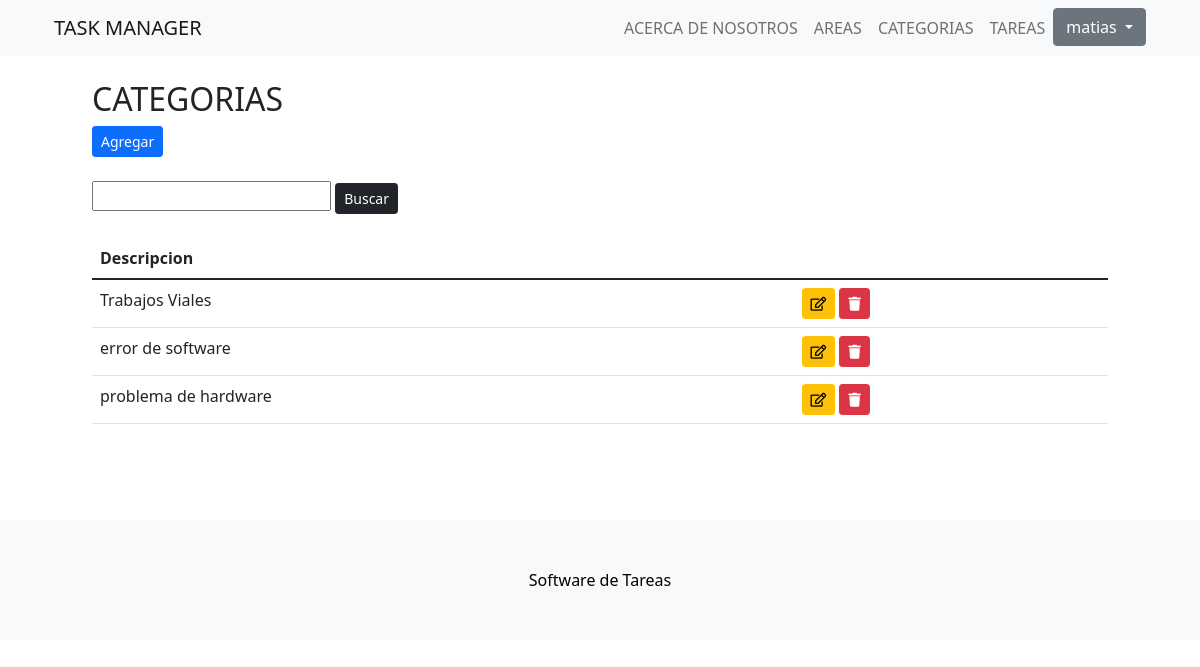
The app's page /categorias/ (signed in) with its own data.
### app_tareas/models.py (models this page shows, shortened)
class Categoria(models.Model):
    descripcion = models.CharField(max_length=100)

### app_tareas/views.py (the view)
# urls.py: path('categorias/', ListaCategorias.as_view(), name ='categorias'),
class ListaCategorias(LoginRequiredMixin,ListView):
    model = Categoria
    context_object_name = 'categorias'
    template_name = 'app_tareas/categorias/lista_categorias.html'
    def get_context_data(self, **kwargs):
        context = super().get_context_data(**kwargs)
        valor_buscado = self.request.GET.get('buscar') or ''
        if valor_buscado:
            context['categorias'] = context['categorias'].filter(descripcion__icontains=valor_buscado)
        context['valor_buscado'] =  valor_buscado
        return context

### app_tareas/templates/app_tareas/categorias/lista_categorias.html
{% extends 'app_tareas/plantilla_base.html' %}
{% block contenido %}
<div class = 'container'>
    <h2>CATEGORIAS</h2>
    <a href="{% url 'crear_categoria' %}" class="btn btn-primary btn-sm">Agregar</a>
</div>
<br>
<div class="container">
    <form action="" method="GET">
        <input type="text" name="buscar" value = "{{valor_buscado}}">
        <input type="submit" value="Buscar" class="btn btn-dark btn-sm">
    </form>
</div>
<br>
<div class ='container'>
    <div class = 'row'>
        <div class = 'col'>
            <table class = 'table  table-hover table-responsive-sm'>
                <thead>
                    <tr>
                        <th>Descripcion</th>
                        <th></th>
                    </tr>
                </thead>
                <tbody>
                    {% for i in categorias %}
                    <tr>
                        <td>{{i.descripcion}}</td>
                        <td><a  id = editar href="{% url 'editar_categoria' i.id %}" class="btn btn-warning btn-sm"><i class="far fa-edit"></i></a>
                        <a  id = eliminar href="{% url 'eliminar_categoria' i.id %}" class="btn btn-danger btn-sm"><i class="fas fa-trash"></i></a></td>
                    </tr>
                    {% endfor %}
                </tbody>
            </table>
        </div>
    </div>
</div>
{% endblock contenido %}

### app_tareas/templates/app_tareas/plantilla_base.html (shortened to what this page needs)
<!DOCTYPE html>
<html lang="en">
    <head>
        <link rel="stylesheet" href="https://cdnjs.cloudflare.com/ajax/libs/font-awesome/5.15.4/css/all.min.css">
        {% load static %}
        <link href="{% static 'app_tareas/css/styles.css' %}" rel="stylesheet" />
    </head>
    <body id="page-top">
        <nav class="navbar navbar-expand-lg navbar-light bg-light fixed-top" id="mainNav">
            <div class="container px-4">
                <a class="navbar-brand" href="{% url 'home' %}">TASK MANAGER</a>
                <div class="collapse navbar-collapse" id="navbarResponsive">
                    <ul class="navbar-nav ms-auto">
                        <li class="nav-item"><a class="nav-link" href="{% url 'about' %}">ACERCA DE NOSOTROS</a></li>
                        <li class="nav-item"><a class="nav-link" href="{% url 'areas' %}">AREAS</a></li>
                        <li class="nav-item"><a class="nav-link" href="{% url 'categorias' %}">CATEGORIAS</a></li>
                        <li class="nav-item"><a class="nav-link" href="{% url 'tareas' %}">TAREAS</a></li>
                        {% if user.is_authenticated %}
                            <div class="dropdown">
                                {% if user.avatar%}
                                <button class="btn btn-secondary dropdown-toggle" type="button" id="dropdownMenuButton1" data-bs-toggle="dropdown" aria-expanded="false"> <img src="{{ user.avatar.imagen.url }}" style="width: 40px; height; 40px; border-radius: 100%;" /> {{ user.username }}
                                </button>
                                {%else%}
                                <button class="btn btn-secondary dropdown-toggle" type="button" id="dropdownMenuButton1" data-bs-toggle="dropdown" aria-expanded="false"> {{ user.username }}
                                </button>
                                {% endif %}
                            </div>
                        {% else %}
                            <li class="nav-item"><a class="btn btn-success btn-sm" style="margin: 5px;" href="{% url 'login' %}">INICIAR SESION</a></li>
                            <li class="nav-item"><a class="btn btn-primary btn-sm"  style="margin: 5px;" href="{% url 'registro' %}">REGISTRARSE</a></li>
                        {% endif %}
                    </ul>
                </div>
            </div>
        </nav>
        <section style="padding:80px;">
            {% block contenido %}
            {% endblock contenido %}
        </section>
        <footer class="py-5 bg-light">
            <div class="container px-4"><p class="m-0 text-center text-black">Software de Tareas</p></div>
        </footer>
    </body>
</html>

### records on screen
Categoria: descripcion "Trabajos Viales"
Categoria: descripcion "error de software"
Categoria: descripcion "problema de hardware"

### other values on screen
{{ user.username }} "matias"
